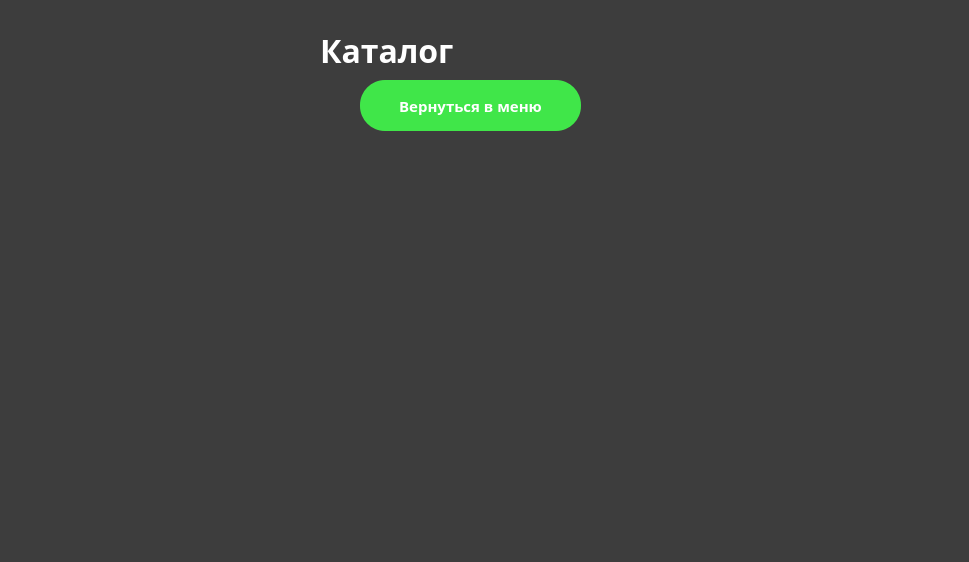
<?xml version="1.0" encoding="UTF-8"?>
<ui version="4.0">
 <class>Katalog</class>
 <widget class="QWidget" name="Katalog">
  <property name="geometry">
   <rect>
    <x>0</x>
    <y>0</y>
    <width>969</width>
    <height>562</height>
   </rect>
  </property>
  <property name="font">
   <font>
    <family>Segoe UI Black</family>
    <pointsize>11</pointsize>
    <weight>75</weight>
    <bold>true</bold>
   </font>
  </property>
  <property name="windowTitle">
   <string>Form</string>
  </property>
  <property name="styleSheet">
   <string notr="true">QWidget {
	background-color:#3d3d3d;
	color:white;
}
QPushButton{
	color : white;
	background-color: #40e649;
	border-radius: 25px;
	height : 50%;
	width:100%;
}
QPushButton:hover{
	color : white;
	background-color: #35bd3c;
	height : 50%;
	width:100%;
}



QLabel {
	font-family : Segoe UI Black;
}</string>
  </property>
  <widget class="QLabel" name="headerLabel">
   <property name="geometry">
    <rect>
     <x>320</x>
     <y>20</y>
     <width>211</width>
     <height>61</height>
    </rect>
   </property>
   <property name="font">
    <font>
     <family>Segoe UI Black</family>
     <pointsize>24</pointsize>
     <weight>75</weight>
     <bold>true</bold>
     <stylestrategy>PreferDefault</stylestrategy>
    </font>
   </property>
   <property name="text">
    <string>Каталог</string>
   </property>
  </widget>
  <widget class="QPushButton" name="returnToMenuButton">
   <property name="geometry">
    <rect>
     <x>360</x>
     <y>80</y>
     <width>221</width>
     <height>51</height>
    </rect>
   </property>
   <property name="cursor">
    <cursorShape>PointingHandCursor</cursorShape>
   </property>
   <property name="styleSheet">
    <string notr="true">QPushButton{
	color : white;
	background-color: #40e649;
	border-radius: 25px;
	height : 50%;
	width:100%;
}
QPushButton:hover{
	color : white;
	background-color: #35bd3c;
	height : 50%;
	width:100%;
}</string>
   </property>
   <property name="text">
    <string>Вернуться в меню</string>
   </property>
  </widget>
 </widget>
 <resources/>
 <connections/>
</ui>
